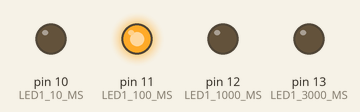
This sketch was run on a simulated Arduino Uno, built with avr-gcc and run on an emulated ATmega328P. On the bench: output pins drawn as LEDs (lit = HIGH).

Above: at 0.15 s.
At 4.95 s:
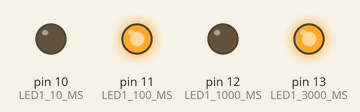
At 10.05 s:
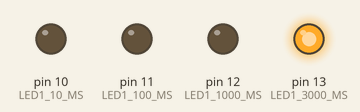
At 19.96 s:
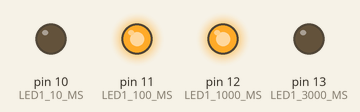
At 30.47 s:
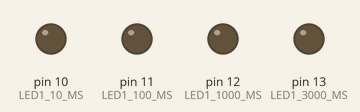
At 39.78 s:
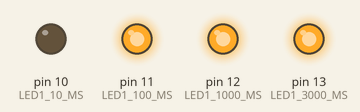
Timing chart, 0 to 40.1 s (numbered marks = the images above):
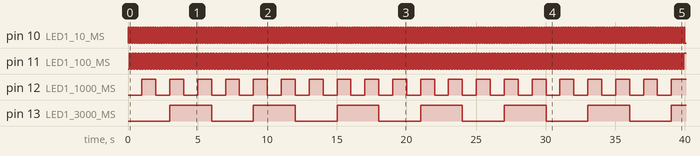

The sketch:

mt1.ino
```cpp
const int TICK_INTERVAL = 1000; // 1000us is our 'tick'

const int LED1_10_MS   = 10;  // toggles every 10ms
const int LED1_100_MS  = 11;  // toggles every 100ms
const int LED1_1000_MS = 12;  // toggles every 1s
const int LED1_3000_MS = 13;  // toggles every 5s

bool led_10_ms_state   = LOW;
bool led_100_ms_state  = LOW;
bool led_1000_ms_state = LOW;
bool led_3000_ms_state = LOW;

unsigned long millisecondCounter = 0; // 0.001 seconds
unsigned long centisecondCounter = 0; // 0.01  seconds
unsigned long decisecondCounter  = 0;  // 0.1   seconds
unsigned long secondCounter      = 0;  // 1.0   seconds
unsigned long threeSecondCounter = 0;  // 3.0   seconds


void setup() {
  pinMode(LED1_10_MS, OUTPUT);
  digitalWrite(LED1_10_MS, led_10_ms_state);

  pinMode(LED1_100_MS, OUTPUT);
  digitalWrite(LED1_100_MS, led_100_ms_state);

  pinMode(LED1_1000_MS, OUTPUT);
  digitalWrite(LED1_1000_MS, led_1000_ms_state);

  pinMode(LED1_3000_MS, OUTPUT);
  digitalWrite(LED1_3000_MS, led_3000_ms_state);
}

unsigned long previousMicros = micros();

void loop() {
    unsigned long currentMicros = micros();

    // this block executes every 1ms
    if (currentMicros - previousMicros >= TICK_INTERVAL) {
        previousMicros = currentMicros;
        millisecondCounter++;

        // this block executes every 10ms
        if (millisecondCounter >= 10) {
            millisecondCounter = 0;
            centisecondCounter++;

            led_10_ms_state = !led_10_ms_state;
            digitalWrite(LED1_10_MS, led_10_ms_state);

            // this block executes every 100ms
            if (centisecondCounter >= 10) {
                centisecondCounter = 0;
                decisecondCounter++;

                led_100_ms_state = !led_100_ms_state;
                digitalWrite(LED1_100_MS, led_100_ms_state);

                if (decisecondCounter >= 10) {
                    decisecondCounter = 0;
                    secondCounter++;

                    led_1000_ms_state = !led_1000_ms_state;
                    digitalWrite(LED1_1000_MS, led_1000_ms_state);

                    if (secondCounter >= 10) {
                        secondCounter = 0;
                    }

                    threeSecondCounter++;
                    if (threeSecondCounter == 3) {
                        threeSecondCounter = 0;
                        led_3000_ms_state = !led_3000_ms_state;
                        digitalWrite(LED1_3000_MS, led_3000_ms_state);

                    }
                }
            }
        }
    }
}
```

Measured:
- by itself, pin 10 (LED1_10_MS): alternates HIGH for 0.01 s and LOW for 0.01 s
- by itself, pin 11 (LED1_100_MS): alternates HIGH for 0.10 s and LOW for 0.10 s
- by itself, pin 12 (LED1_1000_MS): alternates HIGH for 1.0 s and LOW for 1.0 s
- by itself, pin 13 (LED1_3000_MS): alternates HIGH for 3.0 s and LOW for 3.0 s
